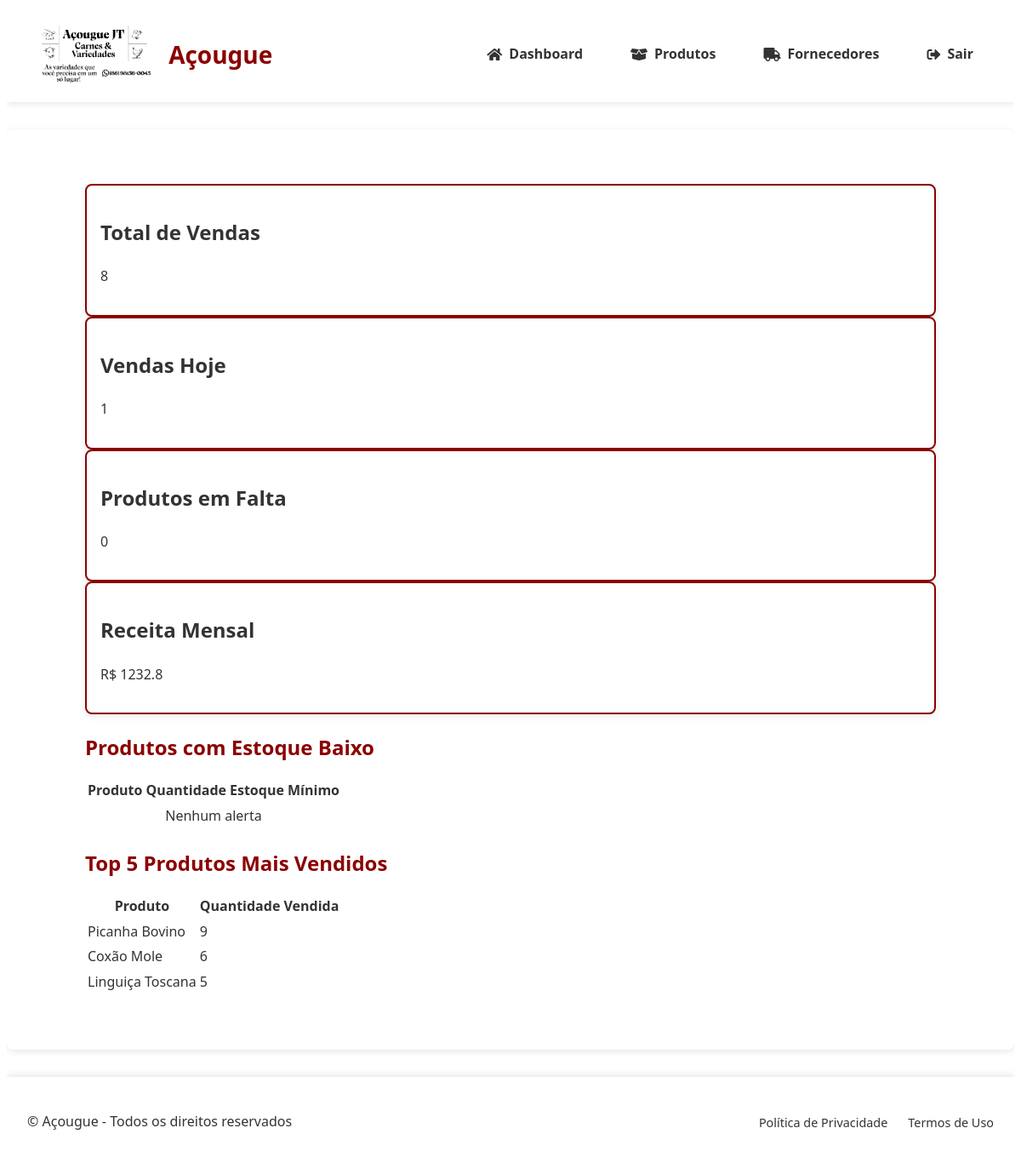
The app's page /dashboard (signed in) with its own data.
### tables this page shows
CREATE TABLE produtos (
                id INTEGER PRIMARY KEY AUTOINCREMENT,
                nome TEXT NOT NULL,
                descricao TEXT,
                categoria TEXT NOT NULL,
                preco DECIMAL(10,2) NOT NULL,
                quantidade INTEGER NOT NULL,
                estoque_minimo INTEGER DEFAULT 0,
                codigo_barras TEXT UNIQUE,
                foto TEXT,
                fornecedor_id INTEGER REFERENCES fornecedores(id) ON DELETE SET NULL,
                data_validade DATE,
                created_at TIMESTAMP DEFAULT CURRENT_TIMESTAMP,
                updated_at TIMESTAMP DEFAULT CURRENT_TIMESTAMP,
                tipo_venda TEXT NOT NULL DEFAULT 'unidade'
            );

### app.py (the view, shortened to what this page needs)
@app.route('/dashboard')
@login_required
def dashboard():
    if session['role'] == 'gerente':
        with get_db_connection() as conn:
            cursor = conn.cursor()
            cursor.execute("SELECT COUNT(*) as total FROM vendas")
            total_vendas = cursor.fetchone()['total']
            cursor.execute("SELECT SUM(total) as total_hoje FROM vendas WHERE DATE(data) = DATE('now')")
            total_hoje = cursor.fetchone()['total_hoje'] or 0
            cursor.execute("SELECT COUNT(*) as hoje FROM vendas WHERE DATE(data) = DATE('now')")
            vendas_hoje = cursor.fetchone()['hoje']
            cursor.execute("SELECT COUNT(*) as falta FROM produtos WHERE quantidade < estoque_minimo")
            total_produtos_falta = cursor.fetchone()['falta']
            cursor.execute("""
                SELECT
                    COALESCE(SUM(total), 0) as receita_mensal,
                    COALESCE(AVG(total), 0) as media_ticket
                FROM vendas
                WHERE strftime('%Y-%m', data) = strftime('%Y-%m', 'now')
            """)
            financeiro = cursor.fetchone()
            receita_mensal = financeiro['receita_mensal']
            media_ticket = financeiro['media_ticket']
            cursor.execute("""
                SELECT metodo_pagamento, COUNT(*) as total, SUM(total) as valor_total
                FROM vendas
                GROUP BY metodo_pagamento
            """)
            sales_por_metodo = [dict(row) for row in cursor.fetchall()]
            cursor.execute("""
                SELECT
                    DATE(data) as data,
                    COUNT(*) as quantidade_vendas,
                    SUM(total) as total_vendas
                FROM vendas
                WHERE data >= DATE('now', '-7 days')
                GROUP BY DATE(data)
                ORDER BY data ASC
            """)
            vendas_semana = [dict(row) for row in cursor.fetchall()]
            cursor.execute('''
                SELECT nome, quantidade, estoque_minimo, preco
                FROM produtos
                WHERE quantidade < estoque_minimo
                ORDER BY quantidade ASC
            ''')
            alertas_estoque = [dict(row) for row in cursor.fetchall()]
            valor_estoque = sum(item['quantidade'] * item['preco'] for item in alertas_estoque)
            cursor.execute('''
                SELECT
                    p.nome,
                    SUM(vi.quantidade) as quantidade_vendida,
                    SUM(vi.quantidade * vi.preco_unitario) as receita_total
                FROM venda_itens vi
                JOIN produtos p ON vi.produto_id = p.id
                GROUP BY vi.produto_id
                ORDER BY quantidade_vendida DESC
                LIMIT 5
            ''')
            ranking_produtos = [dict(row) for row in cursor.fetchall()]
        return render_template('dashboard_gerente.html',
                             total_vendas=total_vendas,
                             vendas_hoje=vendas_hoje,
                             total_produtos_falta=total_produtos_falta,
                             receita_mensal=receita_mensal,
                             media_ticket=media_ticket,
                             total_hoje=total_hoje,
                             sales_por_metodo=sales_por_metodo,
                             vendas_semana=vendas_semana,
                             alertas_estoque=alertas_estoque,
                             valor_estoque=valor_estoque,
                             ranking_produtos=ranking_produtos)

### app.py (called while the page is built)
@app.context_processor
def utility_processor():
    return {
        'format_currency': lambda value: f"R$ {value:,.2f}".replace(',', '_').replace('.', ',').replace('_', '.'),
        'now': datetime.now
    }

### banco_dados.py (called while the page is built)
@contextmanager
def get_db_connection():
    conn = sqlite3.connect('acougue.db')
    conn.row_factory = sqlite3.Row
    conn.execute("PRAGMA foreign_keys = ON")
    try:
        yield conn
    finally:
        conn.close()

### templates/dashboard_gerente.html (shortened to what this page needs)
{% extends "base.html" %}
{% block content %}
<div class="dashboard-container">
    <div class="cards">
        <div class="card">
            <h2>Total de Vendas</h2>
            <p>{{ total_vendas }}</p>
        </div>
        <div class="card">
            <h2>Vendas Hoje</h2>
            <p>{{ vendas_hoje }}</p>
        </div>
        <div class="card">
            <h2>Produtos em Falta</h2>
            <p>{{ total_produtos_falta }}</p>
        </div>
        <div class="card">
            <h2>Receita Mensal</h2>
            <p>R$ {{ receita_mensal }}</p>
        </div>
    </div>
    <section>
        <h2 style="color: #8B0000; margin-bottom: 1rem;">Produtos com Estoque Baixo</h2>
        <table>
            <thead>
                <tr>
                    <th>Produto</th>
                    <th>Quantidade</th>
                    <th>Estoque Mínimo</th>
                </tr>
            </thead>
            <tbody>
                {% for produto in alertas_estoque %}
                <tr>
                    <td>{{ produto.nome }}</td>
                    <td>{{ produto.quantidade }}</td>
                    <td>{{ produto.estoque_minimo }}</td>
                </tr>
                {% else %}
                <tr>
                    <td colspan="3" style="text-align:center;">Nenhum alerta</td>
                </tr>
                {% endfor %}
            </tbody>
        </table>
    </section>
    <section>
        <h2 style="color: #8B0000; margin-bottom: 1rem;">Top 5 Produtos Mais Vendidos</h2>
        <table>
            <thead>
                <tr>
                    <th>Produto</th>
                    <th>Quantidade Vendida</th>
                </tr>
            </thead>
            <tbody>
                {% for item in ranking_produtos %}
                <tr>
                    <td>{{ item.nome }}</td>
                    <td>{{ item.quantidade_vendida }}</td>
                </tr>
                {% else %}
                <tr>
                    <td colspan="2" style="text-align:center;">Sem dados</td>
                </tr>
                {% endfor %}
            </tbody>
        </table>
    </section>
</div>
{% endblock %}

### static/styles.css (style rules this page uses)
.dashboard-container { padding: 2rem; max-width: 1600px; margin: 0 auto; width: 95%; }
:root { --primary-color: #8B0000; --secondary-color: #6e0000; --background-light: #f8f9fa; --text-dark: #333; --text-light: #fff; --border-radius: 0.5rem; --box-shadow: 0 2px 8px rgba(0,0,0,0.1); }
body { font-family: 'Segoe UI', Tahoma, Geneva, Verdana, sans-serif; color: var(--text-dark); line-height: 1.6; }
.card { background: #fff; border: 2px solid var(--primary-color); border-radius: var(--border-radius); padding: 1rem; box-shadow: var(--box-shadow); }
*, *::before, *::after { box-sizing: border-box; }
html, body { overflow-x: hidden; }

### records on screen
produtos: nome "Picanha Bovino", quantidade_vendida "9"
produtos: nome "Coxão Mole", quantidade_vendida "6"
produtos: nome "Linguiça Toscana", quantidade_vendida "5"

### other values on screen
{{ total_vendas }} "8"
{{ vendas_hoje }} "1"
{{ total_produtos_falta }} "0"
{{ receita_mensal }} "1232.8"
